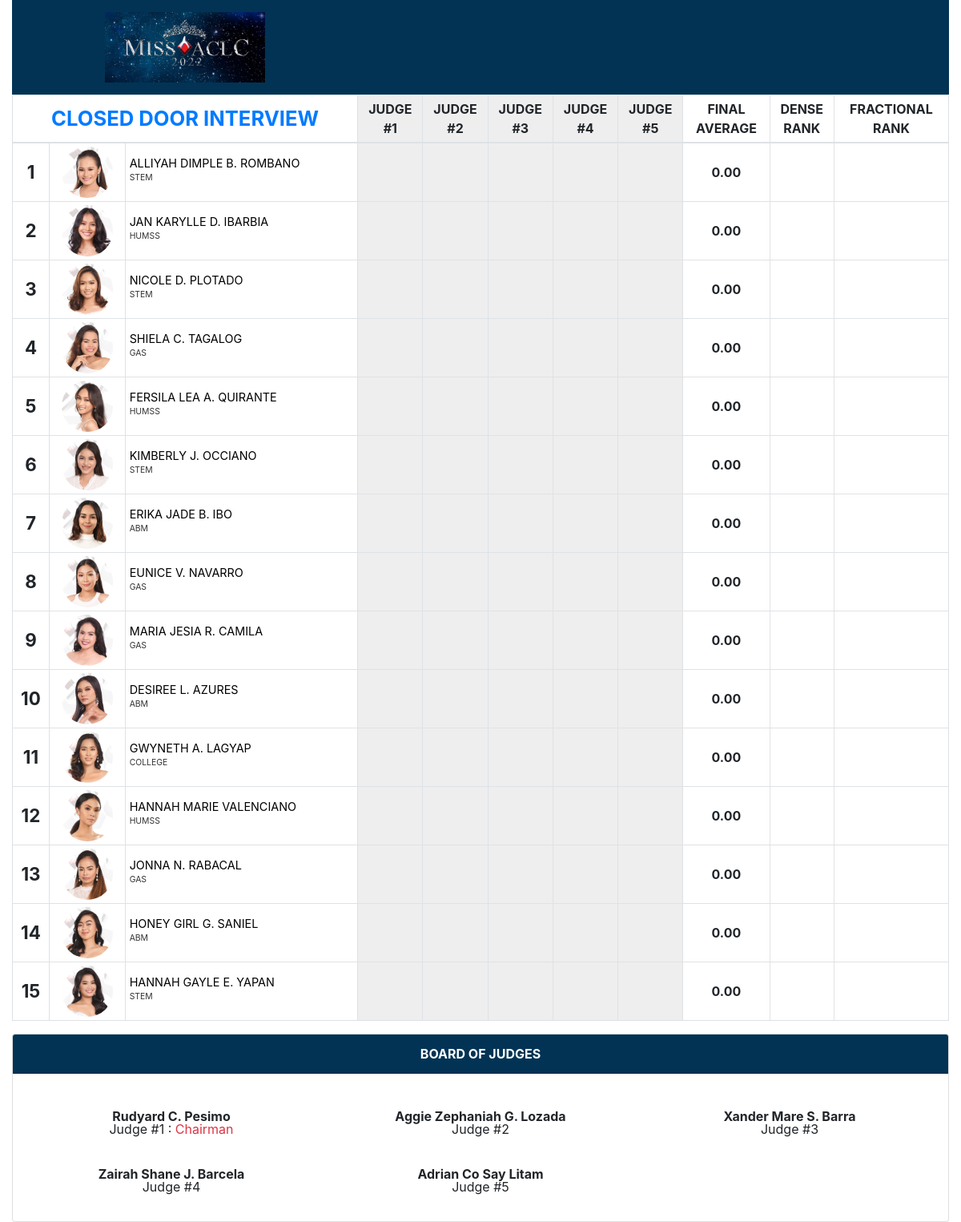
The page /admin/results-public.php?p=1 on the database its author committed.
### tables this page shows
CREATE TABLE `portions` (
  `ID` int(11) NOT NULL,
  `Title` varchar(128) NOT NULL,
  `DateAdded` timestamp NOT NULL DEFAULT current_timestamp(),
  `DateUpdated` timestamp NOT NULL DEFAULT current_timestamp() ON UPDATE current_timestamp()
);

CREATE TABLE `judges` (
  `ID` int(11) NOT NULL,
  `FullName` varchar(64) NOT NULL,
  `IsChairman` tinyint(1) NOT NULL DEFAULT 0,
  `PicFilename` varchar(64) NOT NULL,
  `Username` varchar(64) NOT NULL,
  `Password` varchar(64) NOT NULL,
  `DateAdded` timestamp NOT NULL DEFAULT current_timestamp(),
  `DateUpdated` timestamp NOT NULL DEFAULT current_timestamp() ON UPDATE current_timestamp()
);

CREATE TABLE `candidates` (
  `ID` int(11) NOT NULL,
  `FullName` varchar(64) NOT NULL,
  `City` varchar(32) NOT NULL,
  `PicFilename` varchar(64) NOT NULL,
  `DateAdded` timestamp NOT NULL DEFAULT current_timestamp(),
  `DateUpdated` timestamp NOT NULL DEFAULT current_timestamp() ON UPDATE current_timestamp()
);

### php/app.php (called while the page is built, shortened)
<?php
    $current_time = time();
    $script_version = base64_encode(rand(0, 1) . rand(0, 1024) . rand(0, 512) . rand(0, 1024) . rand(0, 1) . $current_time);
?>

### admin/results-public.php (the view, shortened to what this page needs)
<?php
    $portion_id = "";
    if(isset($_GET['p'])) {
        $portion_id = intval($_GET['p']);
    }
    else {
        exit();
    }
?>
<?php $page='results'; $path = '../'; ?>
<?php require $path."php/app.php";?>
<!DOCTYPE html>
<html lang="en">
<head>
    <?php require $path."php/ui/global_imports.php";?>
    <link rel="stylesheet" type="text/css" href="print.css" media="print">
</head>
<body id="<?php echo $page;?>" rel="admin" data-path="<?php echo $path;?>" data-id="<?php echo $portion_id; ?>">
<div class="container-fluid" id="main-content">
<?php
    require $path . "php/db/open.php";
    $portion_title = "";
    $query = "SELECT `Title` FROM `portions` WHERE `ID`=$portion_id";
    $result = mysqli_query($con, $query);
    while($row = mysqli_fetch_assoc($result)) {
        $portion_title = $row['Title'];
    }
    $arr_criteria = array();
    $query = "SELECT `ID`, `Title`, `Percentage`, `IsLinkedToPortion`, `PortionLink` FROM `criteria` WHERE `PortionID`=$portion_id ORDER BY `ID`";
    $result = mysqli_query($con, $query);
    while($row = mysqli_fetch_assoc($result)) {
        array_push($arr_criteria, array(
            $row['ID'],
            $row['Title'],
            $row['Percentage'],
            $row['IsLinkedToPortion'],
            $row['PortionLink']
        ));
    }
    $has_visible_extra_criteria = false;
    $arr_candidates = array();
    if($portion_id == 7) {
        $arr_top_10 = array();
        $file = "../top10.txt";
        $fr = fopen($file, "r");
        while(!feof($fr)) {
            $line = trim(fgets($fr));
            if($line != ""){
                array_push($arr_top_10, intval($line));
            }
        }
        fclose($fr);
        for($x=0; $x<sizeof($arr_top_10); $x++) {
            $query = "SELECT `ID`, `FullName`, `City`, `PicFilename` FROM `candidates` WHERE `ID`=" . $arr_top_10[$x];
            $result = mysqli_query($con, $query);
            while ($row = mysqli_fetch_assoc($result)) {
                array_push($arr_candidates, array(
                    $row['ID'],
                    $row['FullName'],
                    $row['City'],
                    $row['PicFilename']
                ));
            }
        }
    }
    else {
        $query = "SELECT `ID`, `FullName`, `City`, `PicFilename` FROM `candidates` ORDER BY `ID`";
        $result = mysqli_query($con, $query);
        while ($row = mysqli_fetch_assoc($result)) {
            array_push($arr_candidates, array(
                $row['ID'],
                $row['FullName'],
                $row['City'],
                $row['PicFilename']
            ));
        }
    }
    $arr_judges = array();
    $query = "SELECT `ID`, `FullName`, `IsChairman`, `PicFilename` FROM `judges` ORDER BY `ID`";
    $result = mysqli_query($con, $query);
    while($row = mysqli_fetch_assoc($result)) {
        $judge_bg = 'bg-eee';
        array_push($arr_judges, array(
            $row['ID'],
            $row['FullName'],
            $row['IsChairman'],
            $row['PicFilename'],
            $judge_bg
        ));
    }
    echo "<div class='table-responsive'>";
    echo "<table class='table table-sm table-bordered table-ratings' style='margin-top: 0'>";
    echo "<thead>";
        echo "<tr class='tr-bg' style='border: 0'>";
            echo "<td colspan='3' class='tr-bg' align='center' style='border: 0;'>
                <div class='tr-bg' style='padding: 15px; margin: -5px'>
                <img src='../img/_header.png' style='width: 200px'>
                </div>
                </td>";
            echo "<td id='tdColspanMe' class='tr-bg' style='border: 0'>
                <div class='tr-bg' style='padding: 15px; margin: -5px'>
                <img src='../img/_header.png' style='width: 200px; visibility: hidden'>
                </div>
                </td>";
        echo "</tr>";
        echo "<tr id='trMainTheadTr'>";
            $th_rowspan = ($has_visible_extra_criteria) ? '2' : '0';
            echo "<th colspan='3' class='align-center text-primary' style='text-transform: uppercase; font-size: 1.6em' rowspan='" . $th_rowspan . "'>" . $portion_title . "</th>";
            for($i=0; $i<sizeof($arr_judges); $i++) {
                $judge_id = $arr_judges[$i][0];
                $judge_bg = $arr_judges[$i][4];
                echo "<th class='align-center " . $judge_bg . " th-judge' data-id='" . $judge_id . "' rowspan='" . $th_rowspan . "'>JUDGE<br>#" . $judge_id ."</th>";
            }
            if(!$has_visible_extra_criteria) {
                echo "<th class='align-center' rowspan='" . $th_rowspan . "'>FINAL<br>AVERAGE</th>";
                echo "<th class='align-center d-print-none' rowspan='" . $th_rowspan . "'>DENSE<br>RANK</th>";
                echo "<th class='align-center' rowspan='" . $th_rowspan . "'>FRACTIONAL<br>RANK</th>";
                echo "</tr>";
            }
    echo "</thead>";
    echo "<tbody>";
    for($i=0; $i<sizeof($arr_candidates); $i++) {
        $candidate_id = $arr_candidates[$i][0];
        $candidate_fullname = $arr_candidates[$i][1];
        $candidate_city = $arr_candidates[$i][2];
        $candidate_pic_filename = $arr_candidates[$i][3];
        echo "<tr class='tr-candidate' data-id='$candidate_id'>";
        echo "<td align='center' class='candidate-no' style='font-weight: bold; font-size: 1.4em'>". $candidate_id . "</td>";
        echo "<td align='center' style='padding: 4px'>";
        echo "<img class='img img-candidate' data-id='" . $candidate_id . "' src='" . $path . "img/" . $candidate_pic_filename . "' style='width: 60px; border-radius: 50%'>";
        echo "</td>";
        echo "<td>";
        echo "<ul style='list-style-type: none; padding: 0; margin: 0'>";
        echo "<li class='candidate-fullname' style='line-height: 1 !important; color: #000; font-size: 0.9em; text-transform: none'>" . $candidate_fullname . "</li>";
        echo "<li class='candidate-city' style='line-height: 2 !important; color: #333; font-size: 0.65em; text-transform: uppercase'>" . $candidate_city . "</li>";
        echo "</ul>";
        echo "</td>";
        $total_rating = 0;
        for($j=0; $j<sizeof($arr_judges); $j++) {
            $judge_id = $arr_judges[$j][0];
            $is_chairman = intval($arr_judges[$j][2]);
            $judge_total_rating = 0;
            $judge_total_bg = 'bg-white';
            for($k=0; $k<sizeof($arr_criteria); $k++) {
                $criteria_id = $arr_criteria[$k][0];
                $criteria_is_linked_to_portion = intval($arr_criteria[$k][3]);
                if($criteria_is_linked_to_portion == 0) {
                    $query = "SELECT `Rating`, `IsLocked` FROM `ratings` WHERE `JudgeId`=$judge_id AND `CandidateID`=$candidate_id AND `CriteriaID`=$criteria_id";
                    $result2 = mysqli_query($con, $query);
                    if (mysqli_num_rows($result2) > 0) {
                        $row2 = mysqli_fetch_assoc($result2);
                        $rating = floatval($row2['Rating']);
                        $is_locked = $row2['IsLocked'];
                        if (intval($is_locked) == 0) {
                            $judge_total_bg = 'bg-eee';
                        }
                        $judge_total_rating += $rating;
                    }
                    else {
                        $judge_total_bg = 'bg-eee';
                    }
                }
            }
            $total_rating += $judge_total_rating;
            $color_class = ($is_chairman == 1) ? ' text-danger' : '';
            echo "<td align='center' class='td-judge-total " . $judge_total_bg . $color_class . "' data-id='$judge_id'>";
            echo "</td>";
        }
        $judge_average = $total_rating / sizeof($arr_judges);
        if(!$has_visible_extra_criteria) {
            echo "<td align='center' class='td-average' style='font-weight: bold;'>" . number_format($judge_average, 2) . "</td>";
            echo "<td align='center' class='td-rank d-print-none' style='font-weight: bold;'></td>";
            echo "<td align='center' class='td-rank-2' style='font-weight: bold;'></td>";
        }
        echo "</tr>";
    }
    echo "</tbody>";
    echo "</table>";
    echo "</div>";
    echo "<div class='row' style='page-break-after: always'>";
        echo "<div class='col-sm-12'>";
            echo "<div class='card h-100'>";
                echo "<div class='card-header align-center tr-bg text-white'><b>BOARD OF JUDGES</b></div>";
                echo "<div class='card-body'>";
                    echo "<div class='row'>";
                    for($m=0; $m<sizeof($arr_judges); $m++) {
                        $judge_id = $arr_judges[$m][0];
                        $judge_fullname = $arr_judges[$m][1];
                        $judge_is_chairman = (intval($arr_judges[$m][2]) == 1) ? ' : <span class="text-danger">Chairman</span>' : '';
                        echo "<div class='col-sm-4' align='center' style='padding: 0'>";
                        echo "<ul style='list-style-type: none; padding: 0; margin: 0; margin-top: 25px; margin-bottom: 15px'>";
                            echo "<li style='line-height: 1; font-size: 1em'><b>" . $judge_fullname  . "</b></li>";
                            echo "<li style='line-height: 1; font-size: 1em'>Judge #$judge_id" . $judge_is_chairman . "</li>";
                        echo "</ul>";
                        echo "</div>";
                    }
                    echo "</div>";
                echo "</div>";
            echo "</div>";
        echo "</div>";
    echo "</div>";
?>
</div>
</body>
</html>

### php/ui/global_imports.php (shortened to what this page needs)
<link rel="stylesheet" href="https://cdn.jsdelivr.net/npm/bootstrap@4.5.3/dist/css/bootstrap.min.css">
<link rel="stylesheet" href="https://cdnjs.cloudflare.com/ajax/libs/font-awesome/5.9.0/css/all.min.css" />
<link rel="stylesheet" href="<?php echo $path;?>css/main.css<?php echo '?'.$script_version;?>">

### css/main.css (style rules this page uses)
td, th { vertical-align: middle !important; }
.align-center { text-align: center !important; }
.bg-eee { background-color: #eee; }
.img-candidate { width: 64px !important; }

### admin/results-public.php (style rules this page uses)
.tr-bg { background-color: #023354 !important; }

### rows shown on the page
portions: Title "CLOSED DOOR INTERVIEW"
judges: ID "1", FullName "Rudyard C. Pesimo", IsChairman "Chairman"
judges: ID "2", FullName "Aggie Zephaniah G. Lozada"
judges: ID "3", FullName "Xander Mare S. Barra"
judges: ID "4", FullName "Zairah Shane J. Barcela"
judges: ID "5", FullName "Adrian Co Say Litam"
candidates: ID "1", PicFilename (picture), FullName "ALLIYAH DIMPLE B. ROMBANO", City "STEM", judge_average "0.00"
candidates: ID "2", PicFilename (picture), FullName "JAN KARYLLE D. IBARBIA", City "HUMSS", judge_average "0.00"
candidates: ID "3", PicFilename (picture), FullName "NICOLE D. PLOTADO", City "STEM", judge_average "0.00"
candidates: ID "4", PicFilename (picture), FullName "SHIELA C. TAGALOG", City "GAS", judge_average "0.00"
candidates: ID "5", PicFilename (picture), FullName "FERSILA LEA A. QUIRANTE", City "HUMSS", judge_average "0.00"
candidates: ID "6", PicFilename (picture), FullName "KIMBERLY J. OCCIANO", City "STEM", judge_average "0.00"
candidates: ID "7", PicFilename (picture), FullName "ERIKA JADE B. IBO", City "ABM", judge_average "0.00"
candidates: ID "8", PicFilename (picture), FullName "EUNICE V. NAVARRO", City "GAS", judge_average "0.00"
candidates: ID "9", PicFilename (picture), FullName "MARIA JESIA R. CAMILA", City "GAS", judge_average "0.00"
candidates: ID "10", PicFilename (picture), FullName "DESIREE L. AZURES", City "ABM", judge_average "0.00"
candidates: ID "11", PicFilename (picture), FullName "GWYNETH A. LAGYAP", City "COLLEGE", judge_average "0.00"
candidates: ID "12", PicFilename (picture), FullName "HANNAH MARIE VALENCIANO", City "HUMSS", judge_average "0.00"
candidates: ID "13", PicFilename (picture), FullName "JONNA N. RABACAL", City "GAS", judge_average "0.00"
candidates: ID "14", PicFilename (picture), FullName "HONEY GIRL G. SANIEL", City "ABM", judge_average "0.00"
candidates: ID "15", PicFilename (picture), FullName "HANNAH GAYLE E. YAPAN", City "STEM", judge_average "0.00"
